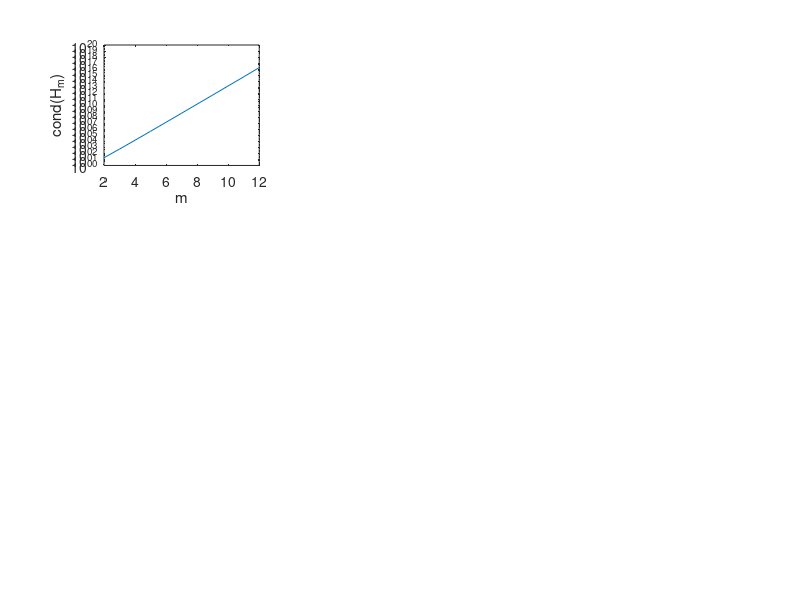
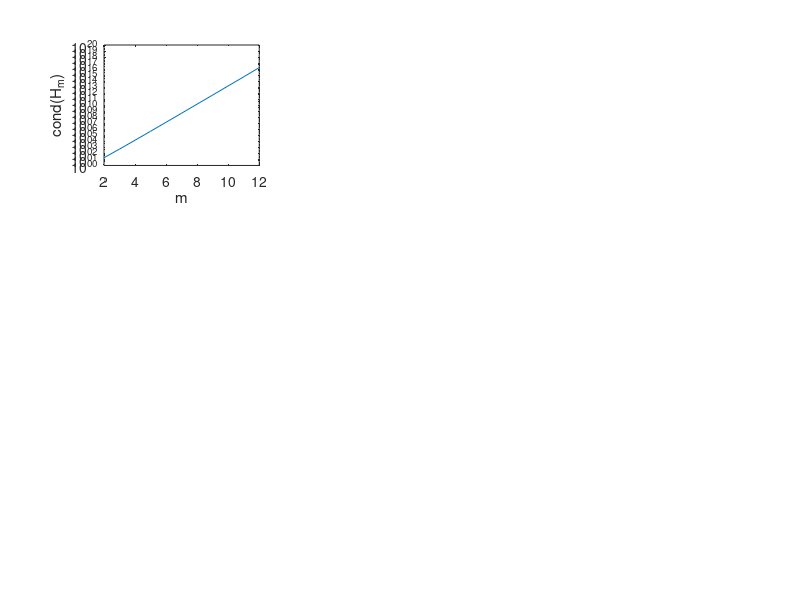

MATLAB code to generate these figures, in order:
% Plot the condition of the Hilbert matrix
% Copyright 1999 by Todd K. Moon

n = 2:12';
c = [];
for i=n
  H = hilb(i);
  c = [c;cond(H)];
end

subplot(3,3,1);
semilogy(n,c);
axis([2,12,1,10^20])
xlabel('m')
ylabel('cond(H_m)')
set(gca,'XTick',[2,4,6,8,10,12])
print -dps ../pictures/condhilb.ps
print -deps ../pictures/condhilb.eps